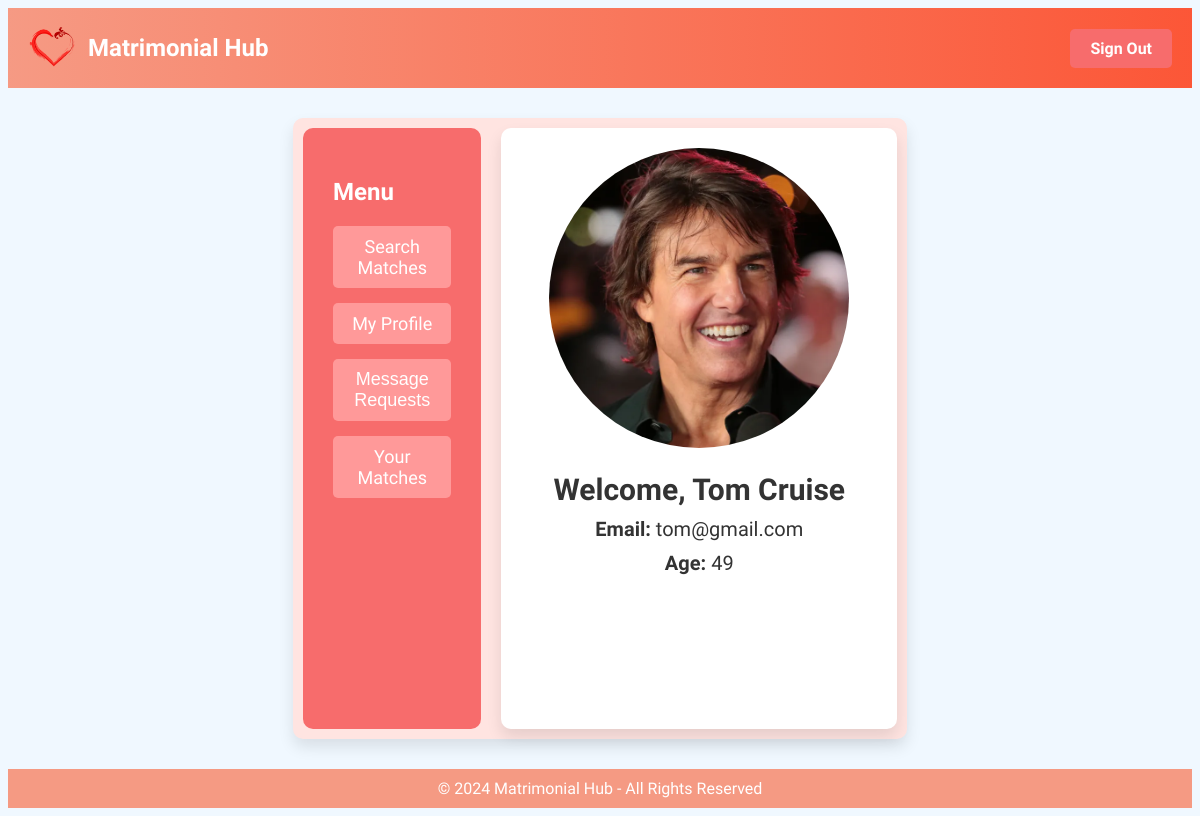
Page /dashboard.php (signed in) on the committed database.
### tables this page shows
CREATE TABLE `User` (
  `user_id` varchar(10) NOT NULL,
  `Email` varchar(255) NOT NULL,
  `Password` varchar(255) NOT NULL,
  `Profession` varchar(100) NOT NULL,
  `DOB` date NOT NULL,
  `Gender` enum('Male','Female','Other') NOT NULL,
  `Religion` enum('Christian','Muslim','Hindu','Buddhist','Jewish','Atheist','Other') NOT NULL,
  `Ethnicity` varchar(50) NOT NULL,
  `First_Name` varchar(50) NOT NULL,
  `Middle_Name` varchar(50) DEFAULT NULL,
  `Last_Name` varchar(50) NOT NULL,
  `Registration_Date` date NOT NULL,
  `Account_Status` enum('Active','Inactive','Suspended') NOT NULL,
  `Profile_Photo_URL` varchar(255) DEFAULT NULL,
  `Photos_URL` varchar(255) DEFAULT NULL,
  `NID` varchar(20) NOT NULL
);

### dashboard.php (the view, shortened to what this page needs)
<?php
include 'DBconnect.php';
function calculateAge($dob) {
    $dob = new DateTime($dob);
    $currentDate = new DateTime();
    $age = $currentDate->diff($dob);
    return $age->y;
}
$user_id = $_SESSION['user_id'];
$sql = "SELECT u.First_Name, u.Last_Name, u.Middle_Name, u.Email, u.DOB, u.Profile_Photo_URL
        FROM User u
        WHERE u.user_id = '$user_id'";
$result = mysqli_query($conn, $sql);
if (mysqli_num_rows($result) > 0) {
    $user = mysqli_fetch_assoc($result);
    $user_name = $user['First_Name'] .' '. $user['Middle_Name'] .' '. $user['Last_Name'];
    $email = $user['Email'];
    $DOB = $user['DOB'];
    $age = calculateAge($DOB);
    $profile_photo = !empty($user['Profile_Photo_URL']) ? 'uploads/' . htmlspecialchars($user['Profile_Photo_URL']) : 'images/default-profile.png';
} else {
    header("Location: logout.php");
    exit();
}
?>
<!DOCTYPE html>
<html lang="en">
<head>
</head>
<body>
    <header>
        <div class="logo-container">
            <img src="icon.png" alt="Matrimonial Hub Logo">
            <h1 class="title">Matrimonial Hub</h1>
        </div>
        <a href="logout.php" class="sign-out">Sign Out</a>
    </header>
    <div class="dashboard-container">
        <div class="sidebar">
            <h2>Menu</h2>
            <a href="submit_preferences.php">Search Matches</a>
            <a href="my_profile_details.php">My Profile</a>
            <button onclick="window.location.href='message_requests.php';">Message Requests</button>
            <a href="accepted_requests.php">Your Matches</a>
        </div>
        <div class="main-content">
            <div class="profile-info" style="align-items: center;">
                <img src="<?php echo htmlspecialchars($profile_photo); ?>" alt="User Profile Picture">
                <div>
                    <h2>Welcome, <?php echo htmlspecialchars($user_name); ?></h2>
                    <p><strong>Email:</strong> <?php echo htmlspecialchars($email); ?></p>
                    <p><strong>Age:</strong> <?php echo htmlspecialchars($age); ?></p>
                </div>
            </div>
        </div>
    </div>
    <footer>
        &copy; 2024 Matrimonial Hub - All Rights Reserved
    </footer>
</body>
</html>

### dashboard.php (style rules this page uses)
body { font-family: 'Product Sans', Arial, sans-serif; background-color: #f0f8ff; color: #333; display: flex; flex-direction: column; min-height: 100vh; }
header { background: linear-gradient(90deg, #f7886cd6 0%, rgba(255, 42, 0, 0.784) 100%); padding: 10px 20px; display: flex; align-items: center; justify-content: space-between; color: white; }
.logo-container { display: flex; align-items: center; }
.logo-container img { width: 50px; height: 50px; margin-right: 10px; }
.title { font-size: 24px; }
.sign-out { background-color: #f76c6c; color: white; padding: 10px 20px; border-radius: 5px; text-decoration: none; font-weight: bold; transition: background-color 0.3s ease; }
.dashboard-container { display: flex; max-width: 1200px; margin: 30px auto; padding: 10px; background-color: #ffe4e1; border-radius: 10px; box-shadow: 0px 8px 15px rgba(0, 0, 0, 0.1); flex: 1; }
.sidebar { flex: 1; background-color: #f76c6c; padding: 30px; border-radius: 10px; color: white; }
.sidebar a, .sidebar button { display: block; color: white; text-decoration: none; font-size: 18px; margin-bottom: 15px; padding: 10px; background-color: #ff9999; border-radius: 5px; text-align: center; transition: background-color 0.3s ease; }
.sidebar button { border: none; cursor: pointer; }
.main-content { flex: 3; margin-left: 20px; padding: 20px; background-color: #fff; border-radius: 10px; box-shadow: 0px 8px 15px rgba(0, 0, 0, 0.1); }
.profile-info { text-align: center; margin-bottom: 20px; }
.profile-info img { width: 300px; height: 300px; border-radius: 50%; object-fit: cover; margin-bottom: 20px; }
.profile-info h2 { font-size: 30px; margin: 0 0 10px; }
.profile-info p { font-size: 20px; margin: 10px 0; }
footer { text-align: center; padding: 10px; background-color: #f7886cd6; color: white; margin-top: auto; }

### rows in the picture
user: Profile_Photo_URL (picture), user_name "Tom Cruise", Email "tom@gmail.com", DOB "49"
